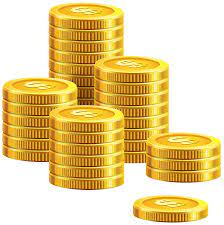
%> input picture coins.png, 224 x 225 px
$ octave L8_7Object_Counting.m   (GNU Octave 9; MATLAB toolbox functions it lacks are replaced by stand-ins)
%> lines starting %> are read from the running program, lines starting %| are printed output that depends on the picture; in (x1, y1, x2, y2) boxes, pixels count from 0 and x2, y2 are one past the last pixel; in counts of white or black regions, pixels touching at a corner belong together; the program's own positions count from 1
%L8_7 Object Counting
clear, clc, close all;

%load image
Img = imread('coins.png');
%> Img is the input picture: size 225x224x3 uint8; mean R, G, B 232.4, 207.5, 145.8

%Counting on original image
figure(1), clf;
subplot(1, 3, 1), imshow(Img), title('Original Image');
%binarize the original image
level = graythresh(Img);
%> level = 0.612
bwImg1 = 1 - im2bw(Img, level); %im2bw (object = black, bg = white)
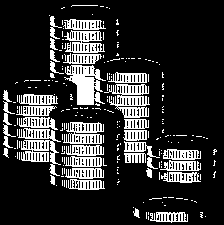
%> bwImg1: size 225x224 double; values 0 (black) and 1 (white), 19.3% white in thin lines or dots
subplot(1, 3, 2), imshow(bwImg1), title('Binarized Image');
%region labelling
[L, obj] = bwlabel(bwImg1, 8);
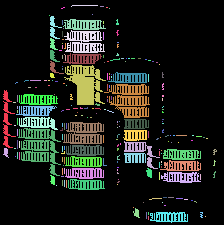
%> L: size 225x224 double; 223 distinct labels, from 0 to 222; one colour per label, 0 black
%> obj = 222
rgbLabel1 = label2rgb(L, 'jet', 'k');
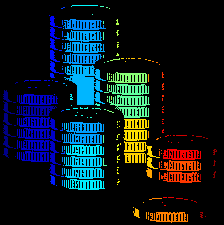
%> rgbLabel1: size 225x224x3 uint8; mean R, G, B 13.9, 26, 32.5
disp('Number of objects:'), disp(obj);
%| 222
subplot(1, 3, 3), imshow(rgbLabel1), title('Labeled Regions');

%Counting on processed (dilation) image
se = strel('disk', 25, 0);
dilatedImg = imdilate(Img, se);
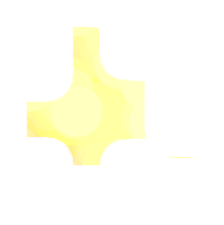
%> dilatedImg: size 225x224x3 uint8; mean R, G, B 255, 254.8, 241.3

figure(2), clf;
subplot(1, 3, 1), imshow(Img), title('Original Image');
%binarize the original image
level = graythresh(dilatedImg);
%> level = 0.843
bwImg2 = 1 - im2bw(dilatedImg, level); %im2bw (object = black, bg = white)
%> bwImg2: size 225x224 double; every value is 0
subplot(1, 3, 2), imshow(bwImg2), title('Binarized Image');
%region labelling
[L, obj] = bwlabel(bwImg2, 8);
%> obj = 0
rgbLabel2 = label2rgb(L, 'jet', 'k');
%> rgbLabel2: size 225x224x3 uint8; every value is 0
disp('Number of objects:'), disp(obj);
%| 0
subplot(1, 3, 3), imshow(rgbLabel2), title('Labeled Regions');

$ run again, with peppers.png copied over coins.png
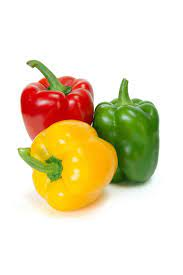
%> input picture peppers.png, 183 x 275 px
%> Img is the input picture: size 275x183x3 uint8; mean R, G, B 231.3, 220.6, 190.2
%> `level = graythresh(Img);`: level = 0.6
%> bwImg1: size 275x183 double; values 0 (black) and 1 (white), 15.8% white; 6 white regions (4 under 20 px), largest, box (x1, y1, x2, y2) and area: (21, 60, 159, 187) 7444, (25, 148, 63, 182) 508
%> `[L, obj] = bwlabel(bwImg1, 8);`:
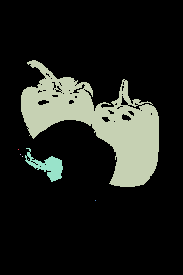
%> L: size 275x183 double; 7 distinct labels, from 0 to 6; one colour per label, 0 black
%> `[L, obj] = bwlabel(bwImg1, 8);`: obj = 6
%| 6
%> `level = graythresh(dilatedImg);`: level = 0.859
%> `bwImg2 = 1 - im2bw(dilatedImg, level);`:
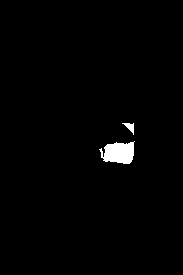
%> bwImg2: size 275x183 double; values 0 (black) and 1 (white), 1.3% white; 2 white regions, box (x1, y1, x2, y2) and area: (99, 141, 135, 164) 587, (122, 123, 134, 135) 65
%> `[L, obj] = bwlabel(bwImg2, 8);`: obj = 2
%| 2
